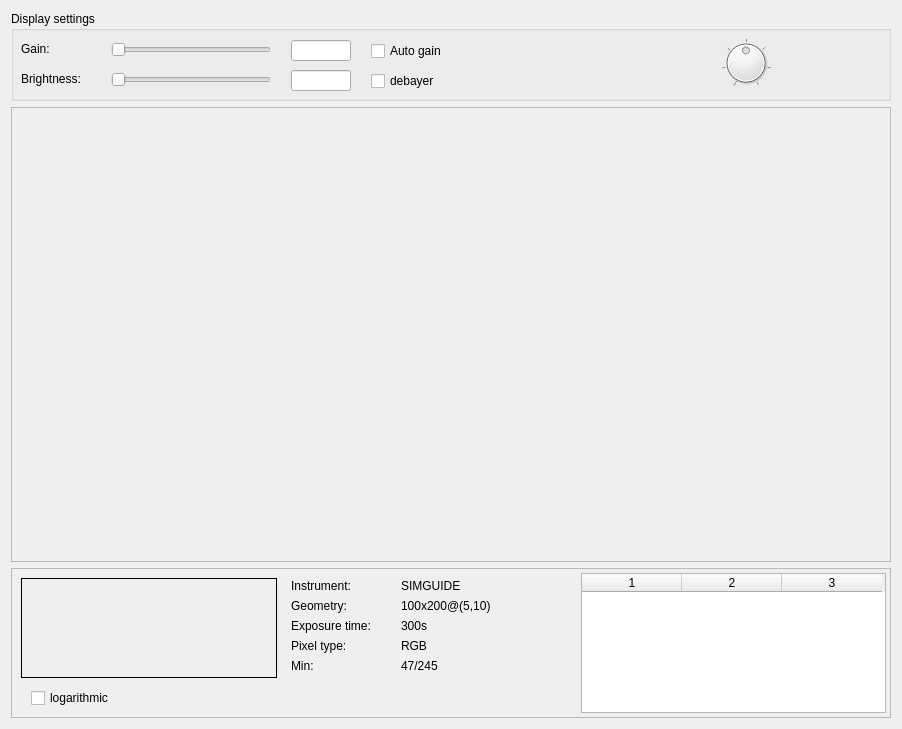
<?xml version="1.0" encoding="UTF-8"?>
<ui version="4.0">
 <class>imagedisplaywidget</class>
 <widget class="QWidget" name="imagedisplaywidget">
  <property name="geometry">
   <rect>
    <x>0</x>
    <y>0</y>
    <width>902</width>
    <height>729</height>
   </rect>
  </property>
  <property name="windowTitle">
   <string>Form</string>
  </property>
  <layout class="QVBoxLayout" name="verticalLayout">
   <item>
    <widget class="QGroupBox" name="settingsGroup">
     <property name="minimumSize">
      <size>
       <width>0</width>
       <height>90</height>
      </size>
     </property>
     <property name="title">
      <string>Display settings</string>
     </property>
     <widget class="QLabel" name="gainLabel">
      <property name="geometry">
       <rect>
        <x>10</x>
        <y>30</y>
        <width>80</width>
        <height>16</height>
       </rect>
      </property>
      <property name="text">
       <string>Gain:</string>
      </property>
     </widget>
     <widget class="QLabel" name="brightnessLabel">
      <property name="geometry">
       <rect>
        <x>10</x>
        <y>60</y>
        <width>80</width>
        <height>16</height>
       </rect>
      </property>
      <property name="text">
       <string>Brightness:</string>
      </property>
     </widget>
     <widget class="QSlider" name="gainSlider">
      <property name="geometry">
       <rect>
        <x>100</x>
        <y>28</y>
        <width>160</width>
        <height>22</height>
       </rect>
      </property>
      <property name="orientation">
       <enum>Qt::Horizontal</enum>
      </property>
     </widget>
     <widget class="QSlider" name="brightnessSlider">
      <property name="geometry">
       <rect>
        <x>100</x>
        <y>58</y>
        <width>160</width>
        <height>22</height>
       </rect>
      </property>
      <property name="orientation">
       <enum>Qt::Horizontal</enum>
      </property>
     </widget>
     <widget class="QLineEdit" name="gainField">
      <property name="geometry">
       <rect>
        <x>280</x>
        <y>29</y>
        <width>60</width>
        <height>21</height>
       </rect>
      </property>
      <property name="alignment">
       <set>Qt::AlignRight|Qt::AlignTrailing|Qt::AlignVCenter</set>
      </property>
     </widget>
     <widget class="QLineEdit" name="brightnessField">
      <property name="geometry">
       <rect>
        <x>280</x>
        <y>59</y>
        <width>60</width>
        <height>21</height>
       </rect>
      </property>
      <property name="alignment">
       <set>Qt::AlignRight|Qt::AlignTrailing|Qt::AlignVCenter</set>
      </property>
     </widget>
     <widget class="QDial" name="scaleDial">
      <property name="geometry">
       <rect>
        <x>710</x>
        <y>20</y>
        <width>50</width>
        <height>64</height>
       </rect>
      </property>
      <property name="minimum">
       <number>-3</number>
      </property>
      <property name="maximum">
       <number>3</number>
      </property>
      <property name="notchTarget">
       <double>3.700000000000000</double>
      </property>
      <property name="notchesVisible">
       <bool>true</bool>
      </property>
     </widget>
     <widget class="QCheckBox" name="autogainBox">
      <property name="geometry">
       <rect>
        <x>360</x>
        <y>30</y>
        <width>89</width>
        <height>20</height>
       </rect>
      </property>
      <property name="text">
       <string>Auto gain</string>
      </property>
     </widget>
     <widget class="QCheckBox" name="debayerBox">
      <property name="geometry">
       <rect>
        <x>360</x>
        <y>60</y>
        <width>89</width>
        <height>20</height>
       </rect>
      </property>
      <property name="text">
       <string>debayer</string>
      </property>
     </widget>
    </widget>
   </item>
   <item>
    <widget class="QScrollArea" name="imageArea">
     <property name="widgetResizable">
      <bool>true</bool>
     </property>
     <widget class="QWidget" name="scrollAreaWidgetContents">
      <property name="geometry">
       <rect>
        <x>0</x>
        <y>0</y>
        <width>876</width>
        <height>431</height>
       </rect>
      </property>
      <zorder>infoFrame</zorder>
      <zorder>infoFrame</zorder>
     </widget>
    </widget>
   </item>
   <item>
    <widget class="QFrame" name="infoFrame">
     <property name="minimumSize">
      <size>
       <width>0</width>
       <height>150</height>
      </size>
     </property>
     <property name="frameShape">
      <enum>QFrame::StyledPanel</enum>
     </property>
     <property name="frameShadow">
      <enum>QFrame::Raised</enum>
     </property>
     <widget class="QLabel" name="histogramLabel">
      <property name="geometry">
       <rect>
        <x>10</x>
        <y>10</y>
        <width>256</width>
        <height>100</height>
       </rect>
      </property>
      <property name="frameShape">
       <enum>QFrame::Box</enum>
      </property>
      <property name="text">
       <string/>
      </property>
     </widget>
     <widget class="QTableWidget" name="tableWidget">
      <property name="geometry">
       <rect>
        <x>570</x>
        <y>5</y>
        <width>305</width>
        <height>140</height>
       </rect>
      </property>
      <property name="columnCount">
       <number>3</number>
      </property>
      <column/>
      <column/>
      <column/>
     </widget>
     <widget class="QCheckBox" name="checkBox">
      <property name="geometry">
       <rect>
        <x>20</x>
        <y>120</y>
        <width>89</width>
        <height>20</height>
       </rect>
      </property>
      <property name="text">
       <string>logarithmic</string>
      </property>
     </widget>
     <widget class="QLabel" name="geometryLabel">
      <property name="geometry">
       <rect>
        <x>280</x>
        <y>30</y>
        <width>100</width>
        <height>16</height>
       </rect>
      </property>
      <property name="text">
       <string>Geometry:</string>
      </property>
     </widget>
     <widget class="QLabel" name="exposuretimeLabel">
      <property name="geometry">
       <rect>
        <x>280</x>
        <y>50</y>
        <width>100</width>
        <height>16</height>
       </rect>
      </property>
      <property name="text">
       <string>Exposure time:</string>
      </property>
     </widget>
     <widget class="QLabel" name="instrumentLabel">
      <property name="geometry">
       <rect>
        <x>280</x>
        <y>10</y>
        <width>100</width>
        <height>16</height>
       </rect>
      </property>
      <property name="text">
       <string>Instrument:</string>
      </property>
     </widget>
     <widget class="QLabel" name="pixeltypeLabel">
      <property name="geometry">
       <rect>
        <x>280</x>
        <y>70</y>
        <width>101</width>
        <height>16</height>
       </rect>
      </property>
      <property name="text">
       <string>Pixel type:</string>
      </property>
     </widget>
     <widget class="QLabel" name="minmaxLabel">
      <property name="geometry">
       <rect>
        <x>280</x>
        <y>90</y>
        <width>59</width>
        <height>16</height>
       </rect>
      </property>
      <property name="text">
       <string>Min:</string>
      </property>
     </widget>
     <widget class="QLabel" name="instrumentField">
      <property name="geometry">
       <rect>
        <x>390</x>
        <y>10</y>
        <width>171</width>
        <height>16</height>
       </rect>
      </property>
      <property name="text">
       <string>SIMGUIDE</string>
      </property>
     </widget>
     <widget class="QLabel" name="geometryField">
      <property name="geometry">
       <rect>
        <x>390</x>
        <y>30</y>
        <width>171</width>
        <height>16</height>
       </rect>
      </property>
      <property name="text">
       <string>100x200@(5,10)</string>
      </property>
     </widget>
     <widget class="QLabel" name="exposuretimeField">
      <property name="geometry">
       <rect>
        <x>390</x>
        <y>50</y>
        <width>171</width>
        <height>16</height>
       </rect>
      </property>
      <property name="text">
       <string>300s</string>
      </property>
     </widget>
     <widget class="QLabel" name="pixeltypeField">
      <property name="geometry">
       <rect>
        <x>390</x>
        <y>70</y>
        <width>171</width>
        <height>16</height>
       </rect>
      </property>
      <property name="text">
       <string>RGB&lt;double&gt;</string>
      </property>
     </widget>
     <widget class="QLabel" name="minmaxField">
      <property name="geometry">
       <rect>
        <x>390</x>
        <y>90</y>
        <width>171</width>
        <height>16</height>
       </rect>
      </property>
      <property name="text">
       <string>47/245</string>
      </property>
     </widget>
    </widget>
   </item>
  </layout>
 </widget>
 <resources/>
 <connections/>
</ui>
